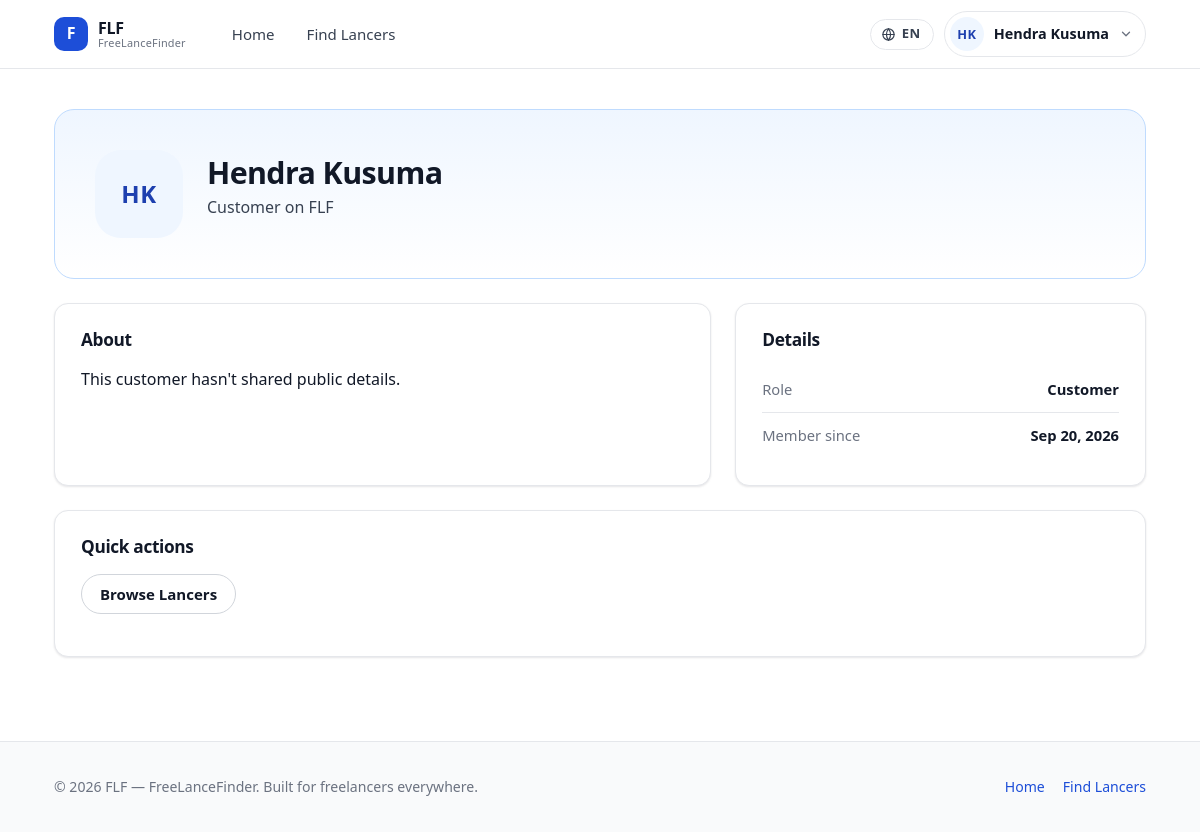
The page /profile.php (signed in) on the database its author committed.
### tables this page shows
CREATE TABLE users (
  id INT AUTO_INCREMENT PRIMARY KEY,
  name VARCHAR(120) NOT NULL,
  email VARCHAR(190) NOT NULL UNIQUE,
  password_hash VARCHAR(255) NOT NULL,
    role ENUM('customer','lancer','admin') NOT NULL DEFAULT 'customer',
  created_at TIMESTAMP DEFAULT CURRENT_TIMESTAMP
);

### includes/lang.php (called while the page is built, shortened)
<?php
function current_lang(): string {
    return $_SESSION['lang'] ?? 'en';
}
function other_lang(): string {
    return current_lang() === 'en' ? 'id' : 'en';
}
function t(string $key, array $replace = []): string {
    global $LANG;
    $lang = current_lang();
    $str  = $LANG[$lang][$key] ?? $LANG['en'][$key] ?? $key;
    foreach ($replace as $k => $v) {
        $str = str_replace(':' . $k, (string)$v, $str);
    }
    return $str;
}

### includes/auth.php (called while the page is built, shortened)
<?php
function current_user(): ?array {
    return $_SESSION['user'] ?? null;
}
function e(?string $str): string {
    return htmlspecialchars($str ?? '', ENT_QUOTES | ENT_SUBSTITUTE, 'UTF-8');
}
function initials(string $name): string {
    $parts = preg_split('/\s+/', trim($name));
    $out = '';
    foreach (array_slice($parts, 0, 2) as $p) {
        if ($p !== '') $out .= strtoupper(mb_substr($p, 0, 1));
    }
    return $out !== '' ? $out : '?';
}

### profile.php (the view, shortened to what this page needs)
<?php
require_once __DIR__ . '/config/db.php';
require_once __DIR__ . '/includes/auth.php';
require_once __DIR__ . '/includes/lang.php';
$me = current_user();
$viewId = isset($_GET['id']) ? (int)$_GET['id'] : (int)$me['id'];
$isSelf = $viewId === (int)$me['id'];
$stmt = $pdo->prepare(
        "SELECT u.id, u.name, u.email, u.role, u.created_at,
            l.title, l.skill, l.bio, l.location, l.rate, l.rating, l.category
     FROM users u
     LEFT JOIN lancers l ON l.user_id = u.id
     WHERE u.id = ?"
);
$stmt->execute([$viewId]);
$profile = $stmt->fetch();
$isLancer  = $profile['role'] === 'lancer' && $profile['title'] !== null;
require __DIR__ . '/includes/header.php';
?>
<div class="container">
  <section class="profile-hero">
    <span class="avatar avatar-lg"><?= e(initials($profile['name'])) ?></span>
    <div>
      <h1><?= e($profile['name']) ?></h1>
      <p class="sub">
        <?= $isLancer ? e($profile['title']) : e(t('profile.customer')) ?>
      </p>
    </div>
  </section>
  <div class="profile-grid">
    <div class="panel">
      <h2><?= e(t('profile.about')) ?></h2>
      <?php if ($isLancer && !empty($profile['bio'])): ?>
        <p><?= nl2br(e($profile['bio'])) ?></p>
      <?php elseif ($isLancer): ?>
        <p class="hint"><?= e(t('profile.no_bio')) ?></p>
      <?php else: ?>
        <p><?= e(t('profile.customer_no')) ?></p>
      <?php endif; ?>
    </div>
    <aside class="panel">
      <h2><?= e(t('profile.details')) ?></h2>
      <dl style="margin:0">
        <div class="kv"><dt><?= e(t('profile.role')) ?></dt><dd><?= e(ucfirst($profile['role'])) ?></dd></div>
        <?php if ($isLancer): ?>
          <div class="kv"><dt><?= e(t('profile.rating')) ?></dt><dd><?= number_format((float)$profile['rating'], 1) ?> / 5</dd></div>
          <div class="kv"><dt><?= e(t('profile.skill')) ?></dt><dd><?= e($profile['skill']) ?></dd></div>
          <div class="kv"><dt><?= e(t('profile.location')) ?></dt><dd><?= e($profile['location'] ?: '—') ?></dd></div>
        <?php else: ?>
          <div class="kv"><dt><?= e(t('profile.member_since')) ?></dt><dd><?= date('M j, Y', strtotime($profile['created_at'])) ?></dd></div>
        <?php endif; ?>
      </dl>
    </aside>
    <?php if ($isSelf): ?>
      <aside class="panel" style="grid-column:1 / -1">
        <h2><?= e(t('profile.quick')) ?></h2>
        <p style="margin:0 0 16px">
          <a class="btn btn-outline" href="browse.php"><?= e(t('profile.browse_btn')) ?></a>
        </p>
      </aside>
    <?php endif; ?>
  </div>
</div>
<?php require __DIR__ . '/includes/footer.php'; ?>

### includes/header.php (shortened to what this page needs)
<?php
require_once __DIR__ . '/auth.php';
require_once __DIR__ . '/lang.php';
$scriptDir = str_replace('\\', '/', dirname($_SERVER['SCRIPT_NAME']));
$baseUrl = rtrim($scriptDir, '/') . '/';
$user        = current_user();
$currentPage = basename($_SERVER['PHP_SELF'] ?? '');
$currentUrl = $_SERVER['REQUEST_URI'] ?? ($baseUrl . 'index.php');
$nextLang   = other_lang();
?>
<!DOCTYPE html>
<html lang="<?= e(current_lang()) ?>">
<head>
<link rel="stylesheet" href="<?= e($baseUrl) ?>assets/css/style.css">
</head>
<body>
<header class="navbar">
  <div class="container navbar-inner">
    <a class="brand" href="<?= e($baseUrl) ?>index.php">
      <span class="brand-mark">F</span>
      <span class="brand-text">FLF<small>FreeLanceFinder</small></span>
    </a>
    <nav class="nav-links" aria-label="Main">
      <a href="<?= e($baseUrl) ?>index.php"
         class="<?= $currentPage === 'index.php' ? 'is-active' : '' ?>"><?= e(t('nav.home')) ?></a>
      <a href="<?= e($baseUrl) ?>browse.php"
         class="<?= $currentPage === 'browse.php' ? 'is-active' : '' ?>"><?= e(t('nav.browse')) ?></a>
    </nav>
    <div class="nav-actions">
      <a class="lang-btn"
         href="<?= e($baseUrl) ?>set-lang.php?lang=<?= e($nextLang) ?>&back=<?= urlencode($currentUrl) ?>"
         title="<?= e(t('nav.lang_switch')) ?>"
         aria-label="<?= e(t('nav.lang_switch')) ?>">
        <svg class="lang-btn__globe" viewBox="0 0 24 24" aria-hidden="true">
          <circle cx="12" cy="12" r="9"/>
          <path d="M3 12h18"/>
          <path d="M12 3a14 14 0 0 1 0 18"/>
          <path d="M12 3a14 14 0 0 0 0 18"/>
        </svg>
        <span class="lang-btn__code"><?= strtoupper(current_lang()) ?></span>
      </a>
      <?php if ($user): ?>
        <div class="dropdown" data-dropdown>
          <button class="avatar-btn" type="button" aria-haspopup="true" aria-expanded="false" data-dropdown-toggle>
            <span class="avatar"><?= e(initials($user['name'])) ?></span>
            <span class="avatar-name"><?= e($user['name']) ?></span>
            <svg class="chev" width="14" height="14" viewBox="0 0 24 24"><polyline points="6 9 12 15 18 9"/></svg>
          </button>
        </div>
      <?php else: ?>
        <a class="btn btn-ghost" href="<?= e($baseUrl) ?>login.php"><?= e(t('nav.login')) ?></a>
        <a class="btn btn-primary" href="<?= e($baseUrl) ?>register.php"><?= e(t('nav.signup')) ?></a>
      <?php endif; ?>
    </div>
  </div>
</header>
<main>

### rows shown on the page
users: name "HK", name "Hendra Kusuma", role "Customer", created_at "Sep 20, 2026"

### other values the page prints
t('nav.home') "Home"
t('nav.browse') "Find Lancers"
current_lang() "EN"
t('profile.customer') "Customer on FLF"
t('profile.about') "About"
t('profile.customer_no') "This customer hasn't shared public details."
t('profile.details') "Details"
t('profile.role') "Role"
t('profile.member_since') "Member since"
t('profile.quick') "Quick actions"
t('profile.browse_btn') "Browse Lancers"
